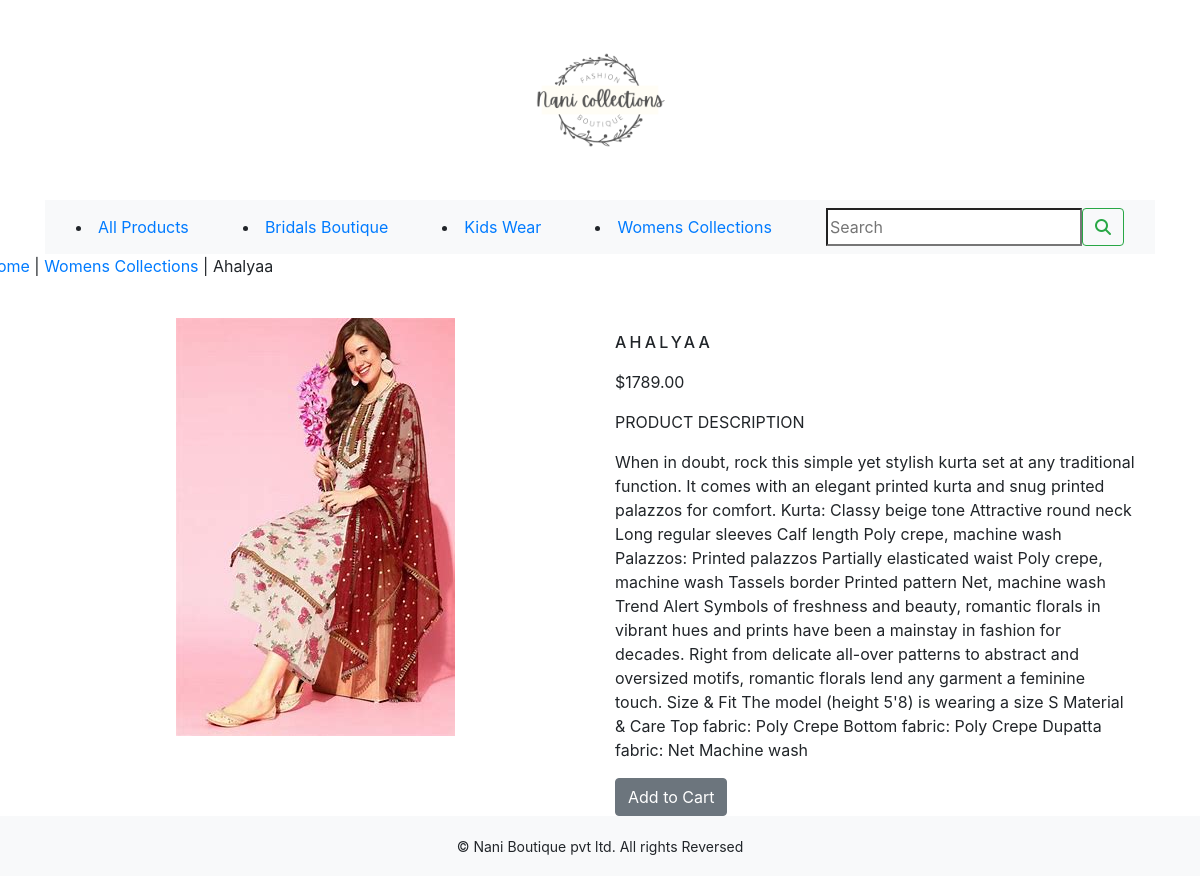
The page /Shopstore/womens-collections/ahalyaa/ on the database its author committed.
### Shopstore/models.py (models this page shows, shortened)
class Category(models.Model):
    objects = None
    name=models.CharField(max_length=250,unique=True)
    slug=models.SlugField(max_length=250,unique=True)
    description=models.TextField(blank=True)
    image=models.ImageField(upload_to='category',blank=True)
    class Meta :
       ordering=('name',)
       verbose_name='category'
       verbose_name_plural='categories'
    def get_url(self):
        return reverse('Shopstore:products_by_category', args=[self.slug])
    def __str__(self):
        return '{}'.format(self.name)

class Product(models.Model):
    objects = None
    name = models.TextField(max_length=250,unique=True)
    slug = models.SlugField(max_length=250,unique=True)
    description = models.TextField(blank=True)
    price = models.DecimalField(max_digits=10,decimal_places=2)
    category = models.ForeignKey(Category,on_delete=models.CASCADE)
    image = models.ImageField(upload_to='product',blank=True)
    stock = models.IntegerField()
    available = models.BooleanField(default=True)
    created = models.DateTimeField(auto_now_add=True)
    updated = models.DateTimeField(auto_now=True)
    class Meta :
       ordering=('name',)
       verbose_name='product'
       verbose_name_plural='products'

### Shopstore/views.py (the view)
# urls.py: path('<slug:c_slug>/<slug:product_slug>/', views.proDetails, name='prodCatdetails'),
def proDetails(request,c_slug,product_slug):
    try:
        product=Product.objects.get(category__slug=c_slug,slug=product_slug)
    except Exception as e:
        raise e
    return render(request,'product.html',{'product':product})

### Shopstore/context_processors.py (called while the page is built)
def menu_links(request):
    links=Category.objects.all()
    return dict(links=links)

### cart/context_processors.py (called while the page is built)
def counter(request):
    Item_count=0
    if "admin" in request.path:
        return {}
    else:
        try:
            cart=Cart.objects.filter(cart_id=_cart_id(request))
            car_items=CartItem.objects.all().filter(cart=cart[:1])
            for cart_item in car_items:
                Item_count += cart_item.quantity
        except Cart. DoesNotExist:
            Item_count = 0
    return dict(Item_count=Item_count)

### cart/views.py (called while the page is built)
def _cart_id(request):
    cart=request.session.session_key
    if not cart:
        cart=request.session.create()
    return cart

### template/product.html (shortened to what this page needs)
{% extends 'base.html' %}
{% load static %}
{% block content %}
  <div class="row my_product_row_class">
      <div class="mx_auto">
        <p> <a href="{% url 'Shopstore:allProdCat' %}"> Home </a> | <a href="{{product.category.get_url}}"> {{product.category}} </a> | {{product.name}} </p>
    </div>
  </div>
     <div class="container">
       <br>
        <div class="row">
           <div class="col-12 col-sm-12 col-md-12 col-lg-6 text-center">
             <div style="min-width:18rem">
                  <img src="{{product.image.url}}" alt="{{product.name}}">
             </div>
           </div>
           <div class="col-12 col-sm-12 col-md-12 col-lg-6">
           <div>
           <h1 class="my_prod_title">{{product.name}}</h1>
            <p>${{product.price}}</p>
            <p class="my_title"> Product Description</p>
            <p class="text_justify my_prod_text">{{product.description}}</p>
                {% if product.stock  <= 0 %}
            <p  class="text_justify my_prod_text"><b>Out of Stock</b></p>
                {% else %}
            <a class="btn btn-secondary" href="{% url 'cart:add_cart' product.id %}">Add to Cart</a>
                {% endif %}
        </div>
           </div>
    </div>
</div>
{% endblock %}

### template/nav.html (shortened to what this page needs)
<nav class="navbar navbar-expand-lg navbar-light bg-light">
    <div class="container">
             <li><a href="{% url 'Shopstore:allProdCat' %}">All Products</a></li>
              {% for cat in links %}
              <li><a class="nav-item" href="{{cat.get_url}}">{{cat.name}}</a> </li>
              {% endfor %}
    <form class="d-flex" action="{% url 'search_app:SearchResult' %}" method="get">
        <input class="from-control-mr-sm-2" type="search" placeholder="Search" name="q" aria-label="Search">
        <button class="btn btn-outline-success" type="submit"><i class="fa fa-search"></i> </button>
    </form>
        </div>
    </div>

### static/css/custom.css (style rules this page uses)
body { font-family: "Roboto", sans-serif; <link href="https://fonts.googleapis.com/css2?family=Roboto:wght@100&display=swap" rel="stylesheet"> }
.my_title { font-size:16px; text-transform:uppercase; letter_spacing:.2em; }
.my_prod_title { font-size:16px; text-transform:uppercase; letter-spacing:.2em; padding-top:15px; padding-bottom:10px; }
.my_prod_text { padding-right:20px; }

### rows shown on the page
Category: name "Bridals Boutique"
Category: name "Kids Wear"
Category: name "Womens Collections"
Product: category "Womens Collections", name "Ahalyaa", image (picture), name "AHALYAA", price "1789.00", description "When in doubt, rock this simple yet stylish kurta set at any traditional function. It comes with an elegant printed kurta and snug printed palazzos for comfort. Kurta: Classy beige tone Attractive round neck Long regular sleeves Calf length Poly crepe, machine wash Palazzos: Printed palazzos Partially elasticated waist Poly crepe, machine wash Tassels border Printed pattern Net, machine wash Trend Alert Symbols of freshness and beauty, romantic florals in vibrant hues and prints have been a mainstay in fashion for decades. Right from delicate all-over patterns to abstract and oversized motifs, romantic florals lend any garment a feminine touch. Size & Fit The model (height 5'8) is wearing a…"
